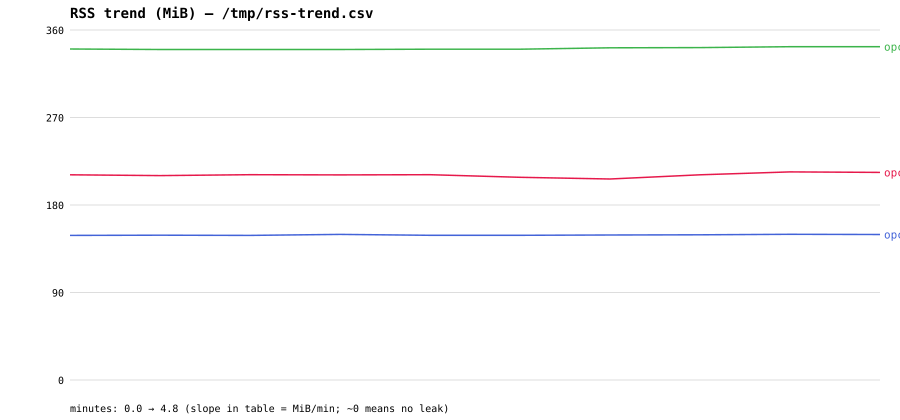

The script that drew this image:
#!/usr/bin/env python3
"""Render RSS trend CSV (from rss-trend.sh) as an SVG chart + summary stats.

Usage: python3 rss-trend.py [rss-trend.csv] [out.svg]
Stdlib only — no matplotlib needed.
"""
import csv
import sys
from collections import defaultdict

CSV_PATH = sys.argv[1] if len(sys.argv) > 1 else "rss-trend.csv"
SVG_PATH = sys.argv[2] if len(sys.argv) > 2 else "rss-trend.svg"

series = defaultdict(list)  # container -> [(t_seconds, rss_mib, cpu_pct)]
t0 = None
with open(CSV_PATH) as f:
    for row in csv.DictReader(f):
        name = row["container"]
        try:
            t = float(__import__("datetime").datetime.strptime(row["timestamp"], "%Y-%m-%dT%H:%M:%SZ").timestamp())
            mib = float(row["rss_mib"])
            cpu = float(row["cpu_pct"])
        except (KeyError, ValueError):
            continue
        if t0 is None:
            t0 = t
        series[name].append((t - t0, mib, cpu))

if not series:
    print(f"no rows in {CSV_PATH}")
    sys.exit(1)

# --- summary + linear trend (least squares, MiB/min) ---
print(f"{'container':<18} {'first':>8} {'last':>8} {'min':>8} {'max':>8} {'slope MiB/min':>14} {'cpu avg':>8}")
slopes = {}
for name, pts in sorted(series.items()):
    xs = [p[0] / 60.0 for p in pts]
    ys = [p[1] for p in pts]
    n = len(pts)
    xm, ym = sum(xs) / n, sum(ys) / n
    slope = sum((x - xm) * (y - ym) for x, y in zip(xs, ys)) / max(1e-9, sum((x - xm) ** 2 for x in xs))
    slopes[name] = slope
    cpu_avg = sum(p[2] for p in pts) / n
    print(f"{name:<18} {ys[0]:>7.1f}MiB {ys[-1]:>7.1f}MiB {min(ys):>7.1f}MiB {max(ys):>7.1f}MiB {slope:>13.2f} {cpu_avg:>7.1f}%")

# --- SVG ---
W, H, PAD_L, PAD_R, PAD_T, PAD_B = 900, 420, 70, 20, 30, 40
all_mib = [p[1] for pts in series.values() for p in pts]
all_t = [p[0] for pts in series.values() for p in pts]
ymax = max(all_mib) * 1.05 or 1
xmax = max(all_t) or 1
colors = ["#e6194b", "#3cb44b", "#4363d8", "#f58231", "#911eb4", "#42d4f4", "#f032e6", "#9a6324"]
plot_w, plot_h = W - PAD_L - PAD_R, H - PAD_T - PAD_B

def sx(t): return PAD_L + (t / xmax) * plot_w
def sy(m): return PAD_T + plot_h - (m / ymax) * plot_h

parts = [f'<svg xmlns="http://www.w3.org/2000/svg" width="{W}" height="{H}" viewBox="0 0 {W} {H}">',
         f'<rect width="{W}" height="{H}" fill="white"/>',
         f'<text x="{PAD_L}" y="18" font-size="14" font-family="monospace" font-weight="bold">RSS trend (MiB) — {CSV_PATH}</text>']
for g in range(5):
    gy = PAD_T + plot_h * g / 4
    val = ymax * (4 - g) / 4
    parts.append(f'<line x1="{PAD_L}" y1="{gy:.1f}" x2="{W - PAD_R}" y2="{gy:.1f}" stroke="#ddd"/>')
    parts.append(f'<text x="{PAD_L - 6}" y="{gy + 4:.1f}" font-size="10" font-family="monospace" text-anchor="end">{val:.0f}</text>')
for i, (name, pts) in enumerate(sorted(series.items())):
    color = colors[i % len(colors)]
    poly = " ".join(f"{sx(p[0]):.1f},{sy(p[1]):.1f}" for p in pts)
    parts.append(f'<polyline points="{poly}" fill="none" stroke="{color}" stroke-width="1.5"/>')
    last = pts[-1]
    label = f"{name} ({pts[-1][1]:.0f} MiB)"
    parts.append(f'<text x="{sx(last[0]) + 4}" y="{sy(last[1]) + 4}" font-size="11" font-family="monospace" fill="{color}">{label}</text>')
parts.append(f'<text x="{PAD_L}" y="{H - 8}" font-size="10" font-family="monospace">minutes: 0.0 → {xmax / 60:.1f} (slope in table = MiB/min; ~0 means no leak)</text>')
parts.append("</svg>")

with open(SVG_PATH, "w") as f:
    f.write("\n".join(parts))
print(f"\nchart written to {SVG_PATH} (open in a browser)")
